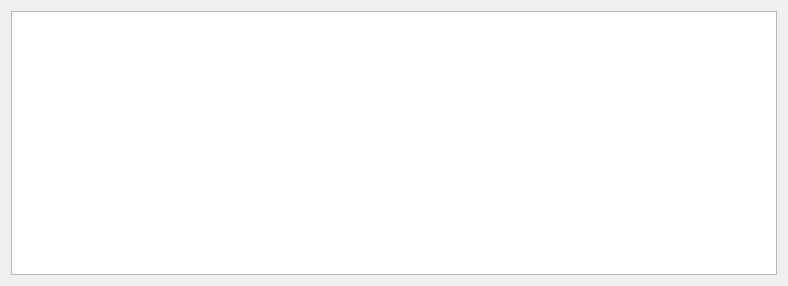
<?xml version="1.0" encoding="UTF-8"?>
<ui version="4.0">
 <class>Form</class>
 <widget class="QWidget" name="Form">
  <property name="geometry">
   <rect>
    <x>0</x>
    <y>0</y>
    <width>788</width>
    <height>286</height>
   </rect>
  </property>
  <property name="windowTitle">
   <string>Form</string>
  </property>
  <layout class="QGridLayout" name="gridLayout">
   <item row="0" column="0">
    <widget class="QTextEdit" name="textEdit">
     <property name="lineWrapMode">
      <enum>QTextEdit::NoWrap</enum>
     </property>
     <property name="readOnly">
      <bool>true</bool>
     </property>
    </widget>
   </item>
  </layout>
 </widget>
 <resources/>
 <connections/>
</ui>
